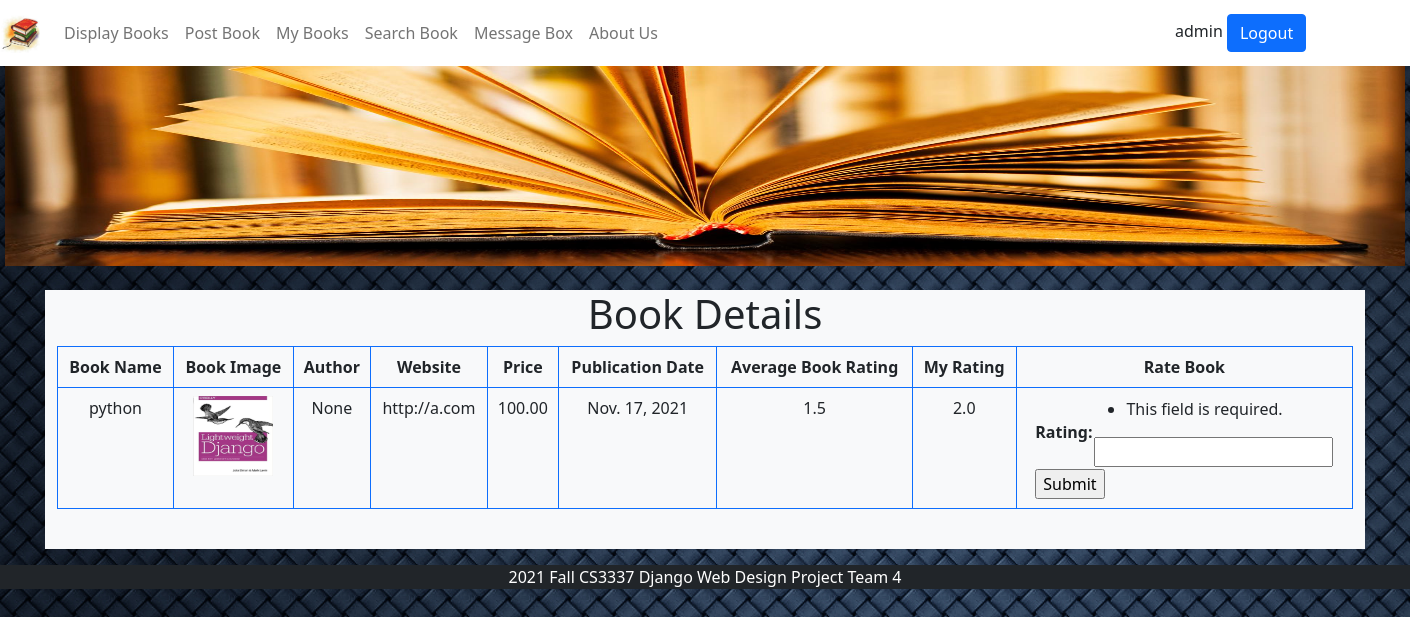
Page /book_detail/1 (signed in) on the committed database.
### bookMng/models.py (models this page shows, shortened)
class Book(models.Model):
    name = models.CharField(max_length=200)
    web = models.URLField(max_length=200)
    price = models.DecimalField(decimal_places=2, max_digits=6)
    publishdate = models.DateField(auto_now=True)
    picture = models.FileField(upload_to='bookEx/static/uploads')
    pic_path = models.CharField(max_length=300, editable=False, blank=True)
    username = models.ForeignKey(User, blank=True, null=True, on_delete=models.CASCADE)
    avg_rating = models.DecimalField(decimal_places=1, max_digits=65, default=5)

class BookRating(models.Model):
    rating = models.DecimalField(decimal_places=1, max_digits=2,
                                 validators=[MinValueValidator(1.0), MaxValueValidator(5.0)], default=5)
    username = models.ForeignKey(User, blank=True, null=True, on_delete=models.CASCADE)
    book = models.ForeignKey(Book, blank=True, null=True, on_delete=models.CASCADE)

### bookMng/views.py (the view, shortened to what this page needs)
# urls.py: path('book_detail/<int:book_id>',views.book_detail, name='book_detail'),
@login_required(login_url=reverse_lazy('login'))
def book_detail(request, book_id):
    book = Book.objects.get(id=book_id)
    book.pic_path = book.picture.url[14:]
    form = BookRatingForm(request.POST, request.FILES)
    lookups = Q(book=book) & Q(username=request.user)
    results = BookRating.objects.filter(lookups).distinct()
    result = None
    for res in results:
        result = res
        break
    all_ratings = BookRating.objects.filter(book=book)
    total_rating = 0
    total_number_of_ratings = 0
    for rating in all_ratings:
        total_number_of_ratings += 1
        total_rating += rating.rating
    if total_number_of_ratings != 0:
        book.avg_rating = total_rating / total_number_of_ratings
    return render(request,
                  'bookMng/book_detail.html',
                  {
                      'item_list': MainMenu.objects.all(),
                      'book': book,
                      'form': form,
                      'book_rating': result.rating,
                  })

### bookMng/forms.py
class BookRatingForm(ModelForm):
    class Meta:
        model = BookRating
        fields = [
            'rating',
        ]

### bookEx/templates/bookMng/book_detail.html (shortened to what this page needs)
{% extends "base.html" %}
{% load static %}
{% block content %}
<h1 align="center"> Book Details </h1>
<table class="table table-bordered border-primary">
    <thead class="thead-light">
    <tr align="center">
        <th scope="col">Book Name</th>
        <th scope="col">Book Image</th>
        <th scope="col">Author</th>
        <th scope="col">Website</th>
        <th scope="col">Price</th>
        <th scope="col">Publication Date</th>
        <th scope="col">Average Book Rating</th>
        <th scope="col">My Rating</th>
        <th scope="col">Rate Book</th>
    </tr>
    </thead>
    <tr align="center">
        <td>{{ book.name }}</td>
        <td>
            <img src="{% static book.pic_path %}" width="80" height="80">
        </td>
        <td>{{ book.username }}</td>
        <td>{{ book.web }}</td>
        <td>{{ book.price }}</td>
        <td>{{ book.publishdate }}</td>
        <td>{{ book.avg_rating }}</td>
        <td>{{ book_rating }}</td>
        <td>
            <form action="" enctype="multipart/form-data" method="post" novalidate>
                <table>
                    {{ form.as_table }}
                    <tr>
                        <td colspan="2"><input type="submit" value="Submit"></td>
                    </tr>
                </table>
            </form>
        </td>
    </tr>
</table>
<br>
{% endblock content %}

### bookEx/templates/base.html (shortened to what this page needs)
{% load static %}
<!DOCTYPE html>
<html lang="en">
<head>
    <link href="{% static 'main.css' %}" rel="stylesheet" type="text/css">
    <link href="https://cdn.jsdelivr.net/npm/bootstrap@5.0.2/dist/css/bootstrap.min.css" rel="stylesheet">
</head>
<body style="background-image: url('{% static 'bg.jpg' %}');">
    <nav class="navbar navbar-expand-sm navbar-light sticky-top" style="background-color: white;">
        <a class="navbar-brand " href="/">
            <img src="{% static 'logo.jfif' %}" width="40" height ="40" alt=""/>
        </a>
        <div class="collapse navbar-collapse">
            <ul class="navbar-nav mr-auto">
                    <li class="nav-item">
                        <a class="nav-link" href="\displaybooks">Display Books</a>
                    </li>
                    <li class="nav-item">
                        <a class="nav-link" href="\postbook">Post Book</a>
                    </li>
                    <li class="nav-item">
                        <a class="nav-link" href="\mybooks">My Books</a>
                    </li>
                    <li class="nav-item">
                        <a class="nav-link" href="\search">Search Book</a>
                    </li>
                    <li class="nav-item">
                        <a class="nav-link" href="\messagebox">Message Box</a>
                    </li>
                    <li class="nav-item">
                        <a class="nav-link" href="\aboutus">About Us</a>
                    </li>
                </ul>
        </div>
        <div class="col-sm-2" align="justify">
            {% if user.is_authenticated %}
            {{ user.username }}
                    <a class="btn btn-primary" href="{% url 'logout' %}?next=/" role="button">Logout</a>
                {% else %}
                    Not Logged in
                    <a class="btn btn-primary" href="{% url 'login' %}?next=/" role="button">Login</a>
            {% endif %}
        </div>
    </nav>
    <div class="col-md-12 col-lg-12" >
        <div class="px-0" align="center">
            <img src="{% static 'topbanner.jpg' %}" width="1400" height="200" alt=""/>
        </div>
    </div>
    <br>
    <div class="container bg-light">
        {% block content %}{% endblock content %}
    </div>
    <div id="footer" class="col-12 mt-3 text-white bg-dark" align="center">
        2021 Fall CS3337 Django Web Design Project Team 4
    </div>
</body>
</html>

### rows in the picture
Book: name "python", pic_path (picture), username "None", web "http://a.com", price "100.00", publishdate "Nov. 17, 2021", avg_rating "1.5"
BookRating: rating "2.0"

### other values in the picture
{{ user.username }} "admin"
